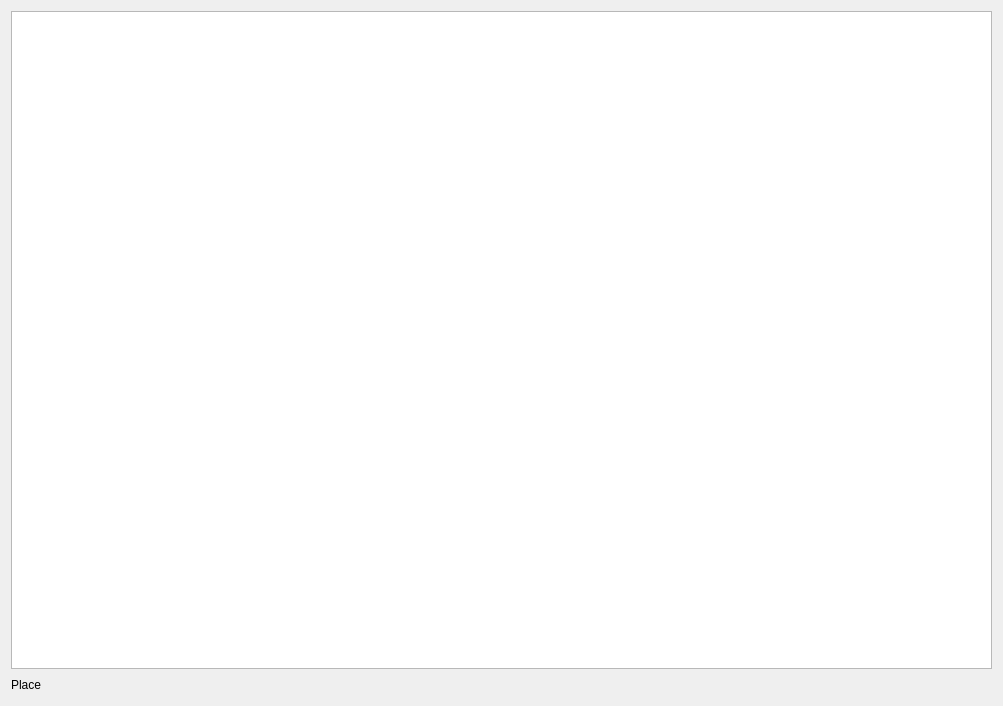
<?xml version="1.0" encoding="UTF-8"?>
<ui version="4.0">
 <class>ImageViewerDialog</class>
 <widget class="QDialog" name="ImageViewerDialog">
  <property name="geometry">
   <rect>
    <x>0</x>
    <y>0</y>
    <width>1003</width>
    <height>706</height>
   </rect>
  </property>
  <property name="windowTitle">
   <string>Dialog</string>
  </property>
  <layout class="QHBoxLayout" name="horizontalLayout_2">
   <item>
    <layout class="QVBoxLayout" name="verticalLayout">
     <item>
      <widget class="QGraphicsView" name="graphicsView"/>
     </item>
     <item>
      <layout class="QHBoxLayout" name="horizontalLayout" stretch="1,10">
       <item>
        <widget class="QLabel" name="label">
         <property name="text">
          <string>Place</string>
         </property>
        </widget>
       </item>
       <item>
        <spacer name="horizontalSpacer">
         <property name="orientation">
          <enum>Qt::Horizontal</enum>
         </property>
         <property name="sizeHint" stdset="0">
          <size>
           <width>40</width>
           <height>20</height>
          </size>
         </property>
        </spacer>
       </item>
      </layout>
     </item>
    </layout>
   </item>
  </layout>
 </widget>
 <resources/>
 <connections/>
</ui>
